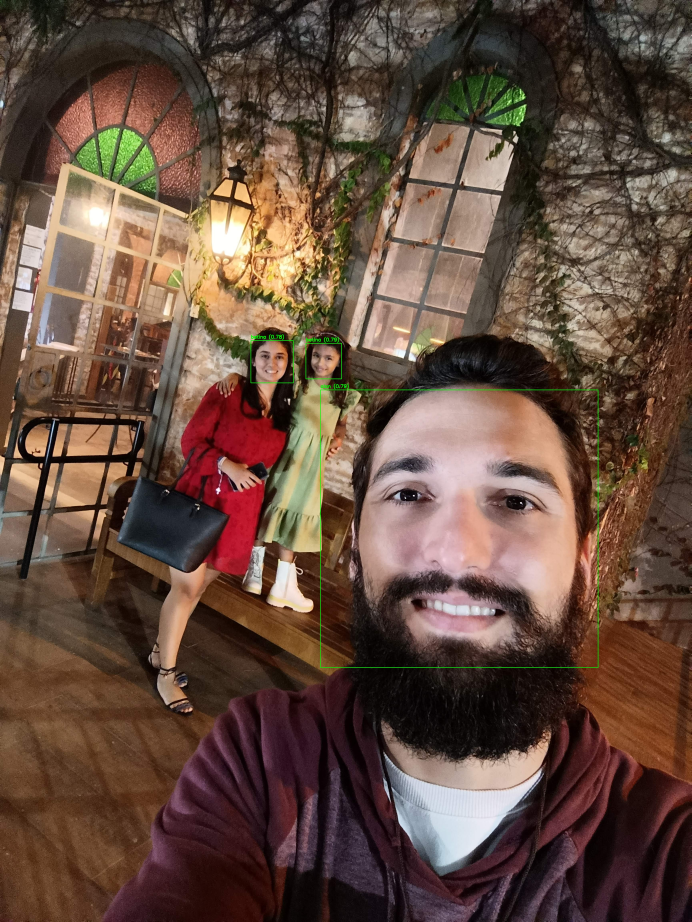
#> input picture assets/photo_1.jpg, 3456 x 4608 px, given in place of the camera (shown at 1/5 size)
$ python capture_photos.py
#> lines starting #> are read from the running program, lines starting #| are printed output that depends on the picture
import cv2
import os
import time

nome = input("Digite o nome da pessoa: ")
#> the answer given: assets/photo_1.jpg
pasta = f"dataset/train/{nome}"

os.makedirs(pasta, exist_ok=True)

max_fotos = 200
face_margin = 0.05

# 🔢 obter índices existentes
arquivos = [f for f in os.listdir(pasta) if f.endswith(".jpg")]

numeros_existentes = sorted([
    int(f.split(".")[0]) for f in arquivos if f.split(".")[0].isdigit()
])

# 🔍 encontrar índices faltantes
faltantes = [i for i in range(max_fotos) if i not in numeros_existentes]

# 🔢 próximo índice sequencial (se não houver faltantes)
proximo = max(numeros_existentes)+1 if numeros_existentes else 0

print(f"Imagens existentes: {len(numeros_existentes)}")
print(f"Faltando: {len(faltantes)}")

face_cascade = cv2.CascadeClassifier(
    cv2.data.haarcascades + 'haarcascade_frontalface_default.xml'
)

cap = cv2.VideoCapture(0)

ultimo_save = 0
intervalo = 0.3

while True:
    ret, frame = cap.read()
#> frame is the input picture: shape (4608, 3456, 3); mean B, G, R 63.1, 76.2, 100.2
    if not ret:
        break

    gray = cv2.cvtColor(frame, cv2.COLOR_BGR2GRAY)
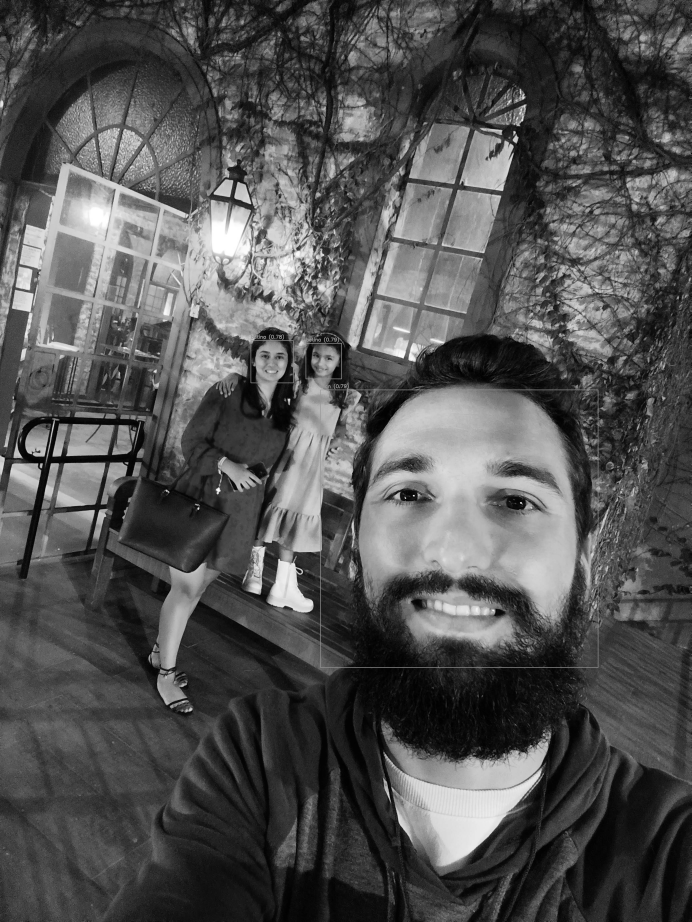
#> gray: shape (4608, 3456) (shown at 1/5 size); min 0, max 255, mean 81.9

    faces = face_cascade.detectMultiScale(
        gray,
        scaleFactor=1.2,
        minNeighbors=5,
        minSize=(30, 30)
    )
#> faces = [[439, 1338, 62, 62], [197, 2523, 70, 70], [1869, 1172, 82, 82], [57, 970, 104, 104], [1536, 1726, 158, 158], [1256, 1704, 209, 209], [1560, 1940, 1442, 1442]]

    for (x, y, w, h) in faces:

        tempo_atual = time.time()
        if tempo_atual - ultimo_save < intervalo:
            continue

        center_x = x + (w / 2)
#> center_x = 470
        center_y = y + (h / 2)
#> center_y = 1369
        crop_size = int(max(w, h) * (1 + (2 * face_margin)))
#> crop_size = 68
        x1 = max(0, int(center_x - (crop_size / 2)))
#> x1 = 436
        y1 = max(0, int(center_y - (crop_size / 2)))
#> y1 = 1335
        x2 = min(frame.shape[1], x1 + crop_size)
#> x2 = 504
        y2 = min(frame.shape[0], y1 + crop_size)
#> y2 = 1403
        x1 = max(0, x2 - crop_size)
        y1 = max(0, y2 - crop_size)

        rosto = frame[y1:y2, x1:x2]
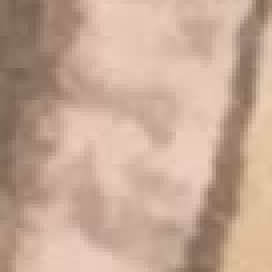
#> rosto: shape (68, 68, 3) (shown 4 times larger); mean B, G, R 150.3, 168.4, 196.3

        if rosto.size == 0:
            continue

        rosto = cv2.resize(rosto, (128,128))
#> rosto: shape (128, 128, 3)

        # 🎯 escolher índice correto
        if faltantes:
            indice = faltantes.pop(0)  # preenche buracos primeiro
        else:
            indice = proximo
            proximo += 1

        caminho = f"{pasta}/{indice}.jpg"
        cv2.imwrite(caminho, rosto)

        ultimo_save = tempo_atual

        total_atual = len(os.listdir(pasta))
        print(f"Salvo: {indice}.jpg | Total: {total_atual}/{max_fotos}")

        cv2.rectangle(frame, (x,y), (x+w,y+h), (255,0,0), 2)

        if total_atual >= max_fotos:
            break

    cv2.imshow("Coletando Faces", frame)

    if len(os.listdir(pasta)) >= max_fotos or cv2.waitKey(1) == 27:
#> (key Esc is pressed here)
        break

cap.release()
cv2.destroyAllWindows()

print("Dataset completo!")
